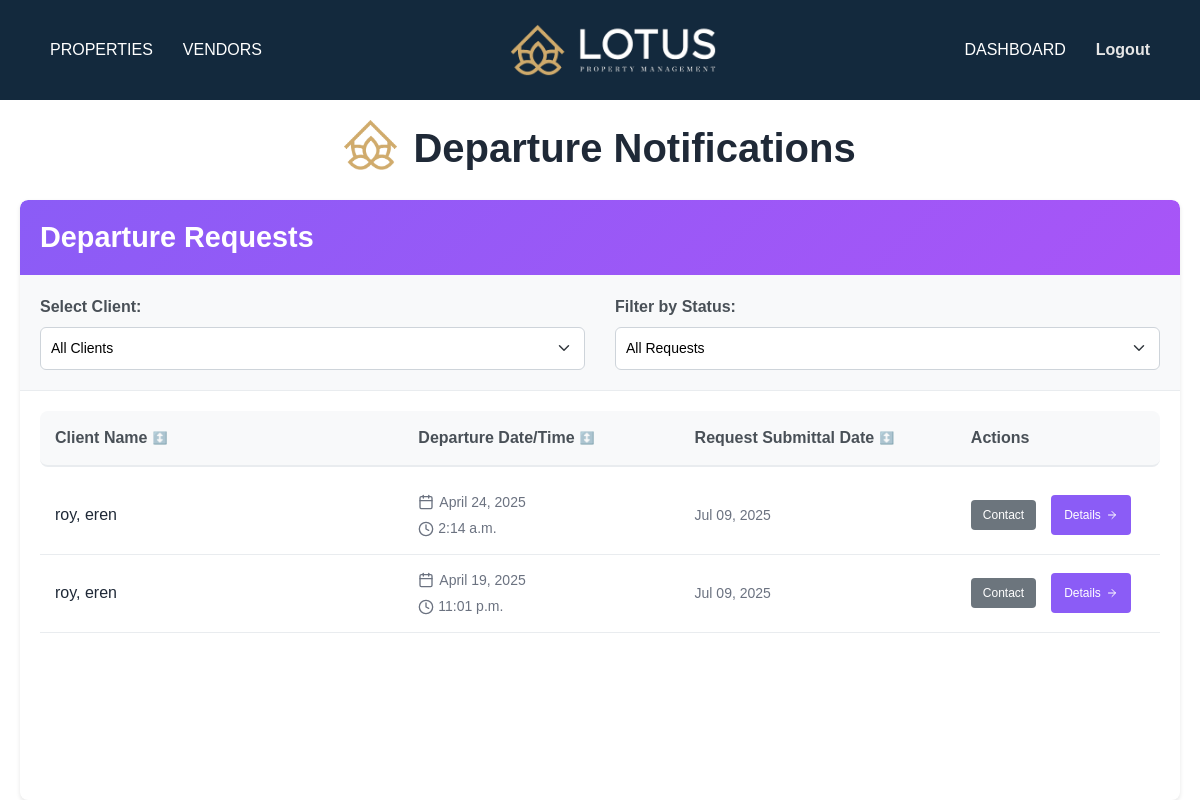
The app's page /clientmanager/departure/requests/ (signed in) with its own data.
### servicedetails/models.py (models this page shows, shortened)
class DepartureInformation(models.Model):
    STATUS_CHOICES = [
        ('pending', 'Pending'),
        ('open', 'Open'),
        ('completed', 'Completed'),
        ('denied', 'Denied'),
    ]
    status = models.CharField(max_length=10, choices=STATUS_CHOICES, default='open')
    user = models.ForeignKey(Client, on_delete=models.CASCADE, null=True, blank=True)
    name = models.CharField(max_length=255, null=True, blank=True)
    departure_date = models.DateField(null=True, blank=True)
    departure_time = models.TimeField(null=True, blank=True)
    housekeeping = models.TextField(null=True, blank=True)
    wash = models.TextField(null=True, blank=True)
    trash = models.TextField(null=True, blank=True)
    additional = models.TextField(null=True, blank=True)
    created_at = models.DateTimeField(default=timezone.now, editable=False)

### mainapp/models.py (models this page shows, shortened)
class Client(models.Model):
    first_name = models.CharField(max_length=150)
    last_name = models.CharField(max_length=150)
    username = models.CharField(max_length=150, unique=True)
    email = models.EmailField()
    password = models.CharField(max_length=255)  # Store hashed passwords
    address = models.CharField(max_length=255, blank=True, null=True)
    city = models.CharField(max_length=100, blank=True, null=True)
    state = models.CharField(max_length=100, blank=True, null=True)
    zipcode = models.CharField(max_length=10, blank=True, null=True)
    phone_number = models.CharField(max_length=15,blank=True, null=True)
    office_phone = models.CharField(max_length=15, blank=True, null=True)
    business_address = models.CharField(max_length=255, blank=True, null=True)
    PREFERRED_CONTACT_CHOICES = [
        ('email', 'Email'),
        ('phone', 'Phone'),
        ('text', 'text'),
    ]
    preferred_contact_method = models.CharField(
        max_length=10, choices=PREFERRED_CONTACT_CHOICES, default='email'
    )
    PRIORITY_CHOICES = [
    ('primary', 'Primary'),
    ('secondary', 'Secondary'),
    ('tertiary', 'Tertiary'),
    ]
    contact1_name = models.CharField(max_length=150, blank=True, null=True)
    contact1_last_name = models.CharField(max_length=150, blank=True, null=True)
    contact1_email = models.EmailField(blank=True, null=True)
    contact1_phone = models.CharField(max_length=15, blank=True, null=True)
    contact1_office_phone = models.CharField(max_length=15, blank=True, null=True)
    contact1_buisness_adress = models.CharField(max_length=15, blank=True, null=True)
    contact1_preferred = models.CharField(
        max_length=10, choices=PREFERRED_CONTACT_CHOICES, blank=True, null=True
    )
    contact1_priority = models.CharField(
    max_length=10, choices=PRIORITY_CHOICES, blank=True, null=True
    )
    contact2_name = models.CharField(max_length=150, blank=True, null=True)
    contact2_last_name = models.CharField(max_length=150, blank=True, null=True)
    contact2_email = models.EmailField(blank=True, null=True)
    contact2_phone = models.CharField(max_length=15, blank=True, null=True)
    contact2_office_phone = models.CharField(max_length=15, blank=True, null=True)
    contact2_buisness_adress = models.CharField(max_length=15, blank=True, null=True)
    contact2_preferred = models.CharField(
        max_length=10, choices=PREFERRED_CONTACT_CHOICES, blank=True, null=True
    )
    contact2_priority = models.CharField(
    max_length=10, choices=PRIORITY_CHOICES, blank=True, null=True
    )
    contact3_name = models.CharField(max_length=150, blank=True, null=True)
    contact3_last_name = models.CharField(max_length=150, blank=True, null=True)
    contact3_email = models.EmailField(blank=True, null=True)
    contact3_phone = models.CharField(max_length=15, blank=True, null=True)
    contact3_office_phone = models.CharField(max_length=15, blank=True, null=True)
    contact3_buisness_adress = models.CharField(max_length=15, blank=True, null=True)
    contact3_preferred = models.CharField(
        max_length=10, choices=PREFERRED_CONTACT_CHOICES, blank=True, null=True
    )
    contact3_priority = models.CharField(
    max_length=10, choices=PRIORITY_CHOICES, blank=True, null=True
    )
    contact4_name = models.CharField(max_length=150, blank=True, null=True)
    contact4_last_name = models.CharField(max_length=150, blank=True, null=True)
    contact4_email = models.EmailField(blank=True, null=True)
    contact4_phone = models.CharField(max_length=15, blank=True, null=True)
    contact4_office_phone = models.CharField(max_length=15, blank=True, null=True)
    contact4_buisness_adress = models.CharField(max_length=15, blank=True, null=True)
    contact4_preferred = models.CharField(
        max_length=10, choices=PREFERRED_CONTACT_CHOICES, blank=True, null=True
    )
    contact4_priority = models.CharField(
    max_length=10, choices=PRIORITY_CHOICES, blank=True, null=True
    )
    contact5_name = models.CharField(max_length=150, blank=True, null=True)
    contact5_last_name = models.CharField(max_length=150, blank=True, null=True)
    contact5_email = models.EmailField(blank=True, null=True)
    contact5_phone = models.CharField(max_length=15, blank=True, null=True)
    contact5_office_phone = models.CharField(max_length=15, blank=True, null=True)
    contact5_buisness_adress = models.CharField(max_length=15, blank=True, null=True)
    contact5_preferred = models.CharField(
        max_length=10, choices=PREFERRED_CONTACT_CHOICES, blank=True, null=True
    )
    contact5_priority = models.CharField(
    max_length=10, choices=PRIORITY_CHOICES, blank=True, null=True
    )
    created_at = models.DateTimeField(auto_now_add=True)

### clientmanager/views.py (the view)
# urls.py: path('departure/requests/', views.clientmanager_departure_requests, name='departure_requests'),
def clientmanager_departure_requests(request):
    manager_id = request.session.get('manager_id')
    if not manager_id:
        return redirect('clientmanager:client_login')
    all_departure_requests = DepartureInformation.objects.all().order_by('-id')
    return render(request, 'clientmanager/departure/departure_list.html', {
        'requests': all_departure_requests
    })

### template/clientmanager/departure/departure_list.html (shortened to what this page needs)
{% extends 'cmbase.html' %}
{% block content %}
{% load static %}
<div class="page-container">
<link href="https://cdnjs.cloudflare.com/ajax/libs/font-awesome/6.0.0-beta3/css/all.min.css" rel="stylesheet">
<div style="margin-top: 2%; margin-bottom: 2%; font-size: 1.5rem;" class="d-flex justify-content-center align-items-center mb-4 text-center flex-column flex-md-row gap-3">
    <img src="{% static 'img/smalllogo.png' %}" alt="Concierge Icon" style="width: auto; height: 50px; margin-top: -10px;">
    <div>
        <h1 class="page-title mb-1" style="font-size: 2.5rem; color: #1f2937; font-weight: 700;">Departure Notifications</h1>
    </div>
</div>
<div class="content-wrapper">
    <div class="requests-card">
        <div class="card-header" style="background: linear-gradient(135deg, #8B5CF6, #A855F7); color: white; padding: 20px; border-radius: 8px 8px 0 0;">
            <h2 style="margin: 0; font-size: 1.8rem; font-weight: 600;">
                Departure Requests
            </h2>
        </div>
        <div class="filters-section" style="padding: 20px; background-color: #f8f9fa; border-bottom: 1px solid #e9ecef;">
            <div class="filters-row">
                <div class="filter-group">
                    <label for="client-filter" style="font-weight: 600; color: #495057 !important; margin-bottom: 8px; display: block;">Select Client:</label>
                    <select id="client-filter" onchange="filterByClient()" class="form-select" style="padding: 10px; border-radius: 6px; border: 1px solid #ced4da; font-size: 14px; background-color: white !important; color: #000000 !important;">
                        <option value="all" selected style="color: #000000 !important;">All Clients</option>
                        {% regroup requests by user.id as client_groups %}
                    </select>
                </div>
                <div class="filter-group">
                    <label for="status-filter" style="font-weight: 600; color: #495057 !important; margin-bottom: 8px; display: block;">Filter by Status:</label>
                    <select id="status-filter" onchange="filterRequests()" class="form-select" style="padding: 10px; border-radius: 6px; border: 1px solid #ced4da; font-size: 14px; background-color: white !important; color: #000000 !important;">
                        <option value="all" selected style="color: #000000 !important;">All Requests</option>
                    </select>
                </div>
            </div>
        </div>
        <div class="table-container" style="padding: 20px;">
            <div class="table-header" style="display: grid; grid-template-columns: 2fr 1.5fr 1.5fr 1fr; gap: 15px; padding: 15px; background-color: #f8f9fa; border-radius: 8px; font-weight: 600; color: #495057 !important; border-bottom: 2px solid #e9ecef; margin-bottom: 10px;">
                <div class="sortable-header" onclick="sortByName()" style="cursor: pointer; display: flex; align-items: center; gap: 5px; color: #495057 !important;">
                    Client Name
                    <span id="name-sort-arrow" class="sort-arrow" style="color: #495057 !important;">↕️</span>
                </div>
                <div class="sortable-header" onclick="sortByDepartureDate()" style="cursor: pointer; display: flex; align-items: center; gap: 5px; color: #495057 !important;">
                    Departure Date/Time
                    <span id="departure-sort-arrow" class="sort-arrow" style="color: #495057 !important;">↕️</span>
                </div>
                <div class="sortable-header" onclick="sortBySubmittalDate()" style="cursor: pointer; display: flex; align-items: center; gap: 5px; color: #495057 !important;">
                    Request Submittal Date
                    <span id="submittal-sort-arrow" class="sort-arrow" style="color: #495057 !important;">↕️</span>
                </div>
                <div style="color: #495057 !important;">Actions</div>
            </div>
            <div class="request-list">
                {% for r in requests %}
                    <div class="request-item" data-status="{{ r.status|lower }}" data-client-id="{{ r.user.id }}" data-client-name="{{ r.user.last_name }}, {{ r.user.first_name }}" data-departure-date="{{ r.departure_date|date:'Y-m-d' }}" data-submittal-date="{% if r.created_at %}{{ r.created_at|date:'Y-m-d' }}{% endif %}" style="display: grid; grid-template-columns: 2fr 1.5fr 1.5fr 1fr; gap: 15px; padding: 15px; border-bottom: 1px solid #e9ecef; align-items: center;">
                        <div class="client-name" style="font-weight: 500; color: #1f2937 !important;">
                            {{ r.user.last_name }}, {{ r.user.first_name }}
                        </div>
                        <div class="arrival-info" style="color: #6b7280 !important; font-size: 14px;">
                            <div style="display: flex; align-items: center; gap: 5px;">
                                {{ r.departure_date }}
                            </div>
                            <div style="margin-top: 5px;">
                                <svg xmlns="http://www.w3.org/2000/svg" width="16" height="16" viewBox="0 0 24 24" fill="none" stroke="currentColor" stroke-width="2" stroke-linecap="round" stroke-linejoin="round">
                                    <circle cx="12" cy="12" r="10"></circle>
                                    <polyline points="12 6 12 12 16 14"></polyline>
                                </svg>
                                {{ r.departure_time }}
                            </div>
                        </div>
                        <div class="submittal-date" style="color: #6b7280 !important; font-size: 14px;">
                            {% if r.created_at %}
                                {{ r.created_at|date:"M d, Y" }}
                            {% else %}
                                None
                            {% endif %}
                        </div>
                        <div class="request-actions" style="display: flex; gap: 10px;">
                            <button class="btn btn-contact" onclick="showContactDetails(
                                '{{ r.user.first_name }}',
                                '{{ r.user.last_name }}',
                                '{{ r.user.email }}',
                                '{{ r.user.phone_number }}',
                                '{{ r.user.contact1_email }}',
                                '{{ r.user.contact1_phone }}'
                            )" style="padding: 6px 12px; background-color: #6c757d !important; color: white !important; border: none; border-radius: 4px; cursor: pointer; font-size: 12px;">
                                Contact
                            </button>
                            <a class="btn btn-view" href="{% url 'clientmanager:departure_request_detail' r.id %}" style="padding: 6px 12px; background-color: #8B5CF6 !important; color: white !important; text-decoration: none; border-radius: 4px; font-size: 12px; display: inline-flex; align-items: center; gap: 5px;">
                                Details
                                <svg xmlns="http://www.w3.org/2000/svg" width="12" height="12" viewBox="0 0 24 24" fill="none" stroke="currentColor" stroke-width="2" stroke-linecap="round" stroke-linejoin="round">
                                    <path d="M5 12h14"></path>
                                    <path d="M12 5l7 7-7 7"></path>
                                </svg>
                            </a>
                        </div>
                    </div>
                {% endfor %}
            </div>
        </div>
    </div>
</div>
</div>
{% endblock %}

### template/clientmanager/departure/departure_list.html (style rules this page uses)
body { background-color: white !important; }
.content-wrapper { max-width: 1200px; margin: 0 auto; padding: 0 20px; }
.requests-card { min-height: 600px; background: white; border-radius: 8px; box-shadow: 0 2px 4px rgba(0,0,0,0.1); overflow: hidden; }
.filters-section { background-color: #f8f9fa; border-bottom: 1px solid #e9ecef; padding: 20px; }
.filters-row { display: flex; gap: 30px; flex-wrap: wrap; align-items: end; }
.filter-group { flex: 1; min-width: 200px; }
.filter-group label { font-weight: 600; color: #495057 !important; margin-bottom: 8px; display: block; }
.filter-group select { width: 100%; padding: 10px; border-radius: 6px; border: 1px solid #ced4da; font-size: 14px; background-color: white !important; color: #000000 !important; }
.btn-contact { padding: 8px 15px; background-color: #6c757d !important; color: white !important; text-decoration: none; border: none; border-radius: 5px; display: inline-block; margin: 5px 5px 5px 0; cursor: pointer; font-size: 14px; }
.page-title::after { background: none; }
.sort-arrow { font-size: 12px; opacity: 0.7; }
.form-select { color: #000000 !important; background-color: white !important; }
.form-select option { color: #000000 !important; background-color: white !important; }
.page-container * { color: inherit; }
.page-container label, .page-container .table-header, .page-container .client-name, .page-container .arrival-info, .page-container .submittal-date, .page-container .empty-title, .page-container .empty-text { color: inherit !important; }

### records on screen
DepartureInformation: user.last_name "roy", user.first_name "eren", departure_date "April 24, 2025", departure_time "2:14 a.m.", created_at "Jul 09, 2025"
DepartureInformation: user.last_name "roy", user.first_name "eren", departure_date "April 19, 2025", departure_time "11:01 p.m.", created_at "Jul 09, 2025"
